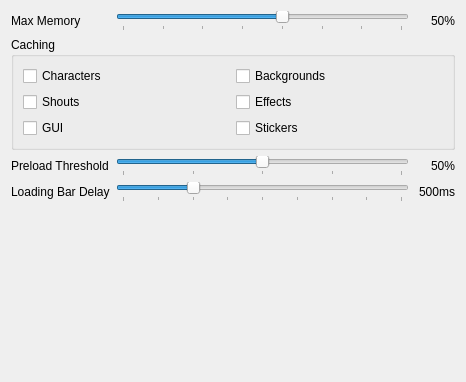
     <widget class="QWidget" name="tab_2">
      <attribute name="title">
       <string>Performance</string>
      </attribute>
      <layout class="QFormLayout" name="formLayout_9">
       <item row="0" column="0">
        <widget class="QLabel" name="label_4">
         <property name="text">
          <string>Max Memory</string>
         </property>
        </widget>
       </item>
       <item row="0" column="1">
        <layout class="QHBoxLayout" name="horizontalLayout_9">
         <item>
          <widget class="QSlider" name="system_memory_threshold">
           <property name="toolTip">
            <string>&lt;html&gt;&lt;head/&gt;&lt;body&gt;&lt;p&gt;Determines the maximum amount of system memory the client may use for caching. Before loading an animation, given that the animation would exceed the threshold provided the animation will instead preserve memory.&lt;br/&gt;&lt;br/&gt;&lt;span style=&quot; font-weight:700;&quot;&gt;Example&lt;/span&gt;&lt;br/&gt;System memory is at 50%.&lt;br/&gt;Threshold is at 51%.&lt;br/&gt;The next animation if cached would bump total usage of system memory to 55%. The threshold being exceeded means the animation system will instead attempt to preserve memory. &lt;/p&gt;&lt;/body&gt;&lt;/html&gt;</string>
           </property>
           <property name="minimum">
            <number>10</number>
           </property>
           <property name="maximum">
            <number>80</number>
           </property>
           <property name="value">
            <number>50</number>
           </property>
           <property name="orientation">
            <enum>Qt::Horizontal</enum>
           </property>
           <property name="tickPosition">
            <enum>QSlider::TicksBelow</enum>
           </property>
           <property name="tickInterval">
            <number>10</number>
           </property>
          </widget>
         </item>
         <item>
          <widget class="QLabel" name="system_memory_threshold_label">
           <property name="minimumSize">
            <size>
             <width>40</width>
             <height>0</height>
            </size>
           </property>
           <property name="baseSize">
            <size>
             <width>40</width>
             <height>0</height>
            </size>
           </property>
           <property name="text">
            <string>50%</string>
           </property>
           <property name="alignment">
            <set>Qt::AlignRight|Qt::AlignTrailing|Qt::AlignVCenter</set>
           </property>
          </widget>
         </item>
        </layout>
       </item>
       <item row="2" column="0">
        <widget class="QLabel" name="label_2">
         <property name="text">
          <string>Preload Threshold</string>
         </property>
        </widget>
       </item>
       <item row="2" column="1">
        <layout class="QHBoxLayout" name="horizontalLayout_6">
         <item>
          <widget class="QSlider" name="caching_threshold">
           <property name="toolTip">
            <string>&lt;html&gt;&lt;head/&gt;&lt;body&gt;&lt;p&gt;Determines how much preloading progress must have reached before it is deemed acceptable to start playback of animated sprites.&lt;/p&gt;&lt;/body&gt;&lt;/html&gt;</string>
           </property>
           <property name="maximum">
            <number>100</number>
           </property>
           <property name="value">
            <number>50</number>
           </property>
           <property name="orientation">
            <enum>Qt::Horizontal</enum>
           </property>
           <property name="tickPosition">
            <enum>QSlider::TicksBelow</enum>
           </property>
           <property name="tickInterval">
            <number>25</number>
           </property>
          </widget>
         </item>
         <item>
          <widget class="QLabel" name="caching_threshold_label">
           <property name="minimumSize">
            <size>
             <width>40</width>
             <height>0</height>
            </size>
           </property>
           <property name="baseSize">
            <size>
             <width>40</width>
             <height>0</height>
            </size>
           </property>
           <property name="text">
            <string>50%</string>
           </property>
           <property name="alignment">
            <set>Qt::AlignRight|Qt::AlignTrailing|Qt::AlignVCenter</set>
           </property>
          </widget>
         </item>
        </layout>
       </item>
       <item row="3" column="0">
        <widget class="QLabel" name="label_3">
         <property name="text">
          <string>Loading Bar Delay</string>
         </property>
        </widget>
       </item>
       <item row="3" column="1">
        <layout class="QHBoxLayout" name="horizontalLayout_8">
         <item>
          <widget class="QSlider" name="loading_bar_delay">
           <property name="toolTip">
            <string>&lt;html&gt;&lt;head/&gt;&lt;body&gt;&lt;p&gt;Determines the delay before the client prompts the loading bar symbol.&lt;/p&gt;&lt;/body&gt;&lt;/html&gt;</string>
           </property>
           <property name="maximum">
            <number>2000</number>
           </property>
           <property name="value">
            <number>500</number>
           </property>
           <property name="orientation">
            <enum>Qt::Horizontal</enum>
           </property>
           <property name="tickPosition">
            <enum>QSlider::TicksBelow</enum>
           </property>
           <property name="tickInterval">
            <number>250</number>
           </property>
          </widget>
         </item>
         <item>
          <widget class="QLabel" name="loading_bar_delay_label">
           <property name="minimumSize">
            <size>
             <width>40</width>
             <height>0</height>
            </size>
           </property>
           <property name="baseSize">
            <size>
             <width>40</width>
             <height>0</height>
            </size>
           </property>
           <property name="text">
            <string>500ms</string>
           </property>
           <property name="alignment">
            <set>Qt::AlignRight|Qt::AlignTrailing|Qt::AlignVCenter</set>
           </property>
          </widget>
         </item>
        </layout>
       </item>
       <item row="4" column="0" colspan="2">
        <spacer name="verticalSpacer_6">
         <property name="orientation">
          <enum>Qt::Vertical</enum>
         </property>
         <property name="sizeHint" stdset="0">
          <size>
           <width>444</width>
           <height>163</height>
          </size>
         </property>
        </spacer>
       </item>
       <item row="1" column="0" colspan="2">
        <widget class="QGroupBox" name="groupBox_8">
         <property name="title">
          <string>Caching</string>
         </property>
         <layout class="QGridLayout" name="gridLayout_5">
          <item row="0" column="0">
           <widget class="QCheckBox" name="cache_characters">
            <property name="text">
             <string>Characters</string>
            </property>
           </widget>
          </item>
          <item row="0" column="1">
           <widget class="QCheckBox" name="cache_backgrounds">
            <property name="text">
             <string>Backgrounds</string>
            </property>
           </widget>
          </item>
          <item row="1" column="0">
           <widget class="QCheckBox" name="cache_shouts">
            <property name="text">
             <string>Shouts</string>
            </property>
           </widget>
          </item>
          <item row="1" column="1">
           <widget class="QCheckBox" name="cache_effects">
            <property name="text">
             <string>Effects</string>
            </property>
           </widget>
          </item>
          <item row="2" column="0">
           <widget class="QCheckBox" name="cache_gui">
            <property name="toolTip">
             <string>Graphical User Interface</string>
            </property>
            <property name="text">
             <string>GUI</string>
            </property>
           </widget>
          </item>
          <item row="2" column="1">
           <widget class="QCheckBox" name="cache_stickers">
            <property name="text">
             <string>Stickers</string>
            </property>
           </widget>
          </item>
         </layout>
        </widget>
       </item>
      </layout>
     </widget>
